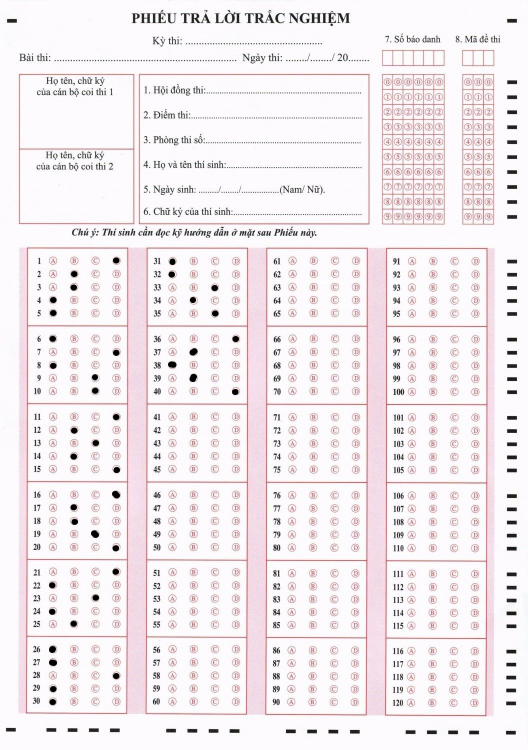
#> input picture student/yen.jpg, 1056 x 1500 px (shown at 1/2 size)
$ python -i test2.py   (imports and definitions only)
#> lines starting #> are read from the running program, lines starting #| are printed output that depends on the picture; after the words box and inside, x2 and y2 are one past the last pixel; in counts of white or black regions, pixels touching at a corner belong together
#> further down, picture is the input picture: shape (1500, 1056, 3); mean B, G, R 237.9, 234.7, 242
import imutils
import numpy as np
import cv2
from math import ceil
from model import CNN_Model
import matplotlib.pyplot as plt
import imutils
#  hàm nhận đầu vào list, mỗi phần tử trong list có dạng [image, (x, y, w, h)] và trả về tọa độ x:
def get_x(s):
    return s[1][0]

#  hàm nhận đầu vào list, mỗi phần tử trong list có dạng [image, (x, y, w, h)] và trả về tọa độ y:
def get_y(s):
    return s[1][1]

#  hàm nhận đầu vào list, mỗi phần tử trong list có dạng [image, (x, y, w, h)] và trả về chiều cao h:
def get_h(s):
    return s[1][3]

# hàm nhận đầu vào là một contour và trả về diện tích của hình chữ nhật bao quanh contour đó :
def get_x_ver1(s):
    s = cv2.boundingRect(s)
    return s[0] * s[1]


def crop_image(img):

    # resize_img = cv2.resize(img, 1056,1500)
    # # convert image from BGR to GRAY to apply canny edge detection algorithm
    gray_img = cv2.cvtColor(img, cv2.COLOR_BGR2GRAY)
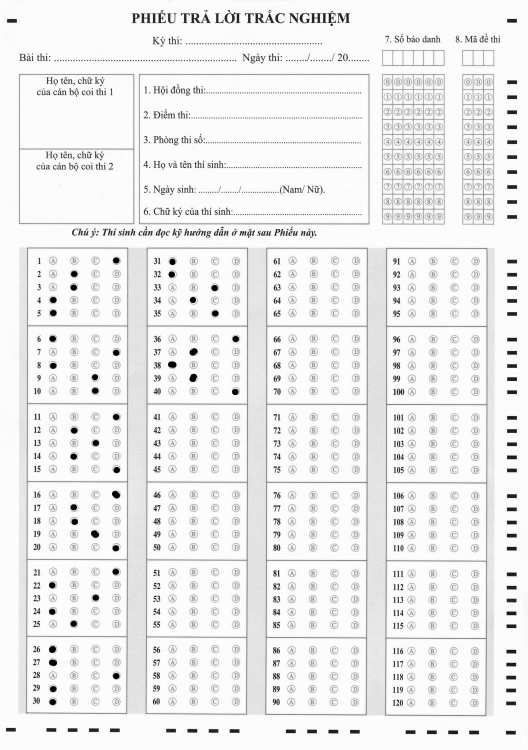
#> gray_img: shape (1500, 1056) (shown at 1/2 size); min 0, max 255, mean 237.3

    # remove noise by blur image
    blurred = cv2.GaussianBlur(gray_img, (5, 5), 0)

    # apply canny edge detection algorithm
    img_canny = cv2.Canny(blurred, 100, 200)
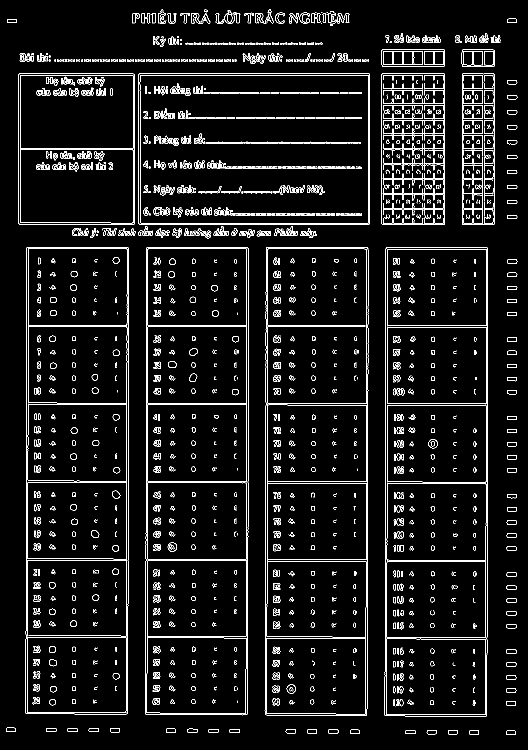
#> img_canny: shape (1500, 1056) (shown at 1/2 size); 5.7% white in thin lines or dots

    # find contours
    cnts = cv2.findContours(img_canny.copy(), cv2.RETR_TREE, cv2.CHAIN_APPROX_SIMPLE)
#> cnts = 3089 contours, 1925 with area under 20; largest, box (x1, y1, x2, y2) and area: (529, 494, 737, 1432) 191048, (529, 494, 737, 1432) 191044, (769, 495, 976, 1433) 191000, (769, 495, 976, 1433) 190994, (290, 494, 497, 1431) 190680
    cnts = imutils.grab_contours(cnts)


    img_with_contours = img.copy()
    cv2.drawContours(img_with_contours, cnts, -1, (0, 255, 0), 2)
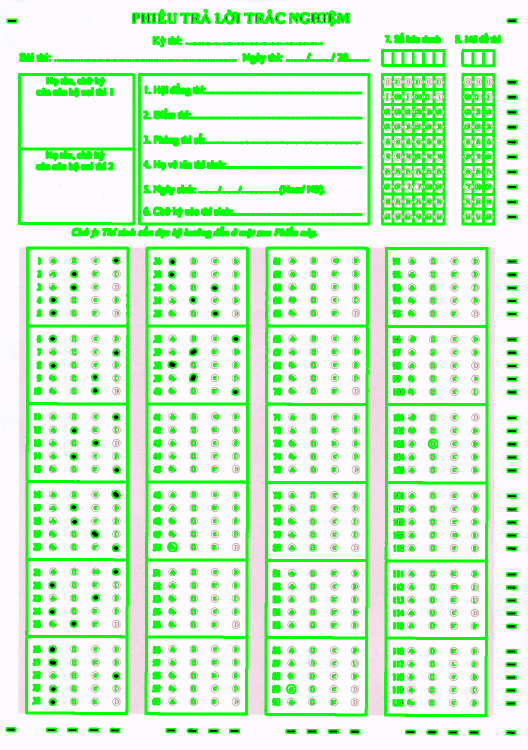
#> img_with_contours: shape (1500, 1056, 3) (shown at 1/2 size); 16.39% of pixels changed, all inside (x1, y1, x2, y2) = (11, 18, 1036, 1471)

    # Hiển thị hình ảnh gốc và hình ảnh với contours
    plt.subplot(121), plt.imshow(cv2.cvtColor(img, cv2.COLOR_BGR2RGB)), plt.title('Original Image')
    plt.subplot(122), plt.imshow(cv2.cvtColor(img_with_contours, cv2.COLOR_BGR2RGB)), plt.title('Image with Contours')
    plt.show()
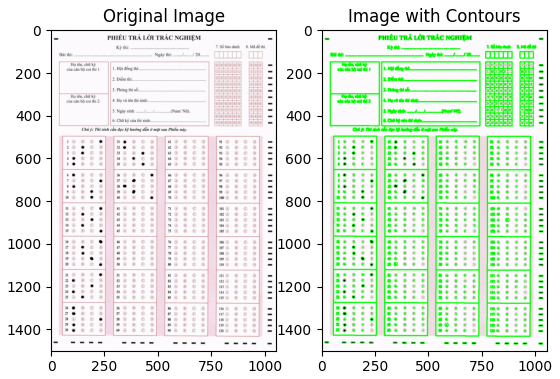
#> figure drawn by matplotlib, 2 panels

    ans_blocks = []
    x_old, y_old, w_old, h_old = 0, 0, 0, 0

    # ensure that at least one contour was found
    if len(cnts) > 0:
        # sort the contours according to their size in descending order
        cnts = sorted(cnts, key=get_x_ver1)
#> in get_x_ver1, `s = cv2.boundingRect(s)`: s = (1012, 1461, 20, 9)

        # loop over the sorted contours
        for i, c in enumerate(cnts):
            x_curr, y_curr, w_curr, h_curr = cv2.boundingRect(c)

            if w_curr * h_curr > 100000:
                # check overlap contours
                check_xy_min = x_curr * y_curr - x_old * y_old
                check_xy_max = (x_curr + w_curr) * (y_curr + h_curr) - (x_old + w_old) * (y_old + h_old)

                # if list answer box is empty
                if len(ans_blocks) == 0:
                    ans_blocks.append(
                        (gray_img[y_curr:y_curr + h_curr, x_curr:x_curr + w_curr], [x_curr, y_curr, w_curr, h_curr]))
                    # update coordinates (x, y) and (height, width) of added contours
                    x_old = x_curr
                    y_old = y_curr
                    w_old = w_curr
                    h_old = h_curr
                elif check_xy_min > 20000 and check_xy_max > 20000:
                    ans_blocks.append(
                        (gray_img[y_curr:y_curr + h_curr, x_curr:x_curr + w_curr], [x_curr, y_curr, w_curr, h_curr]))
                    # update coordinates (x, y) and (height, width) of added contours
                    x_old = x_curr
                    y_old = y_curr
                    w_old = w_curr
                    h_old = h_curr
#> this loop made 3089 passes
#> (x_curr, y_curr, w_curr, h_curr, check_xy_min, check_xy_max, x_old, y_old) on passes 167, 1235, 1932, 2279: (51, 494, 207, 935, 25194, 368682, 51, 494), (290, 494, 207, 937, 118066, 342525, 290, 494), (529, 494, 208, 938, 118066, 344177, 529, 494), (769, 495, 207, 938, 119329, 343224, 769, 495)
#> (x_curr, y_curr, w_curr, h_curr, check_xy_min, check_xy_max) on passes 168, 320, 321, 331, 332, 1236: (51, 494, 207, 935, 0, 0), (277, 147, 463, 303, 15525, -35682), (277, 147, 463, 303, 15525, -35682), (279, 150, 458, 297, 16656, -39243), (279, 150, 458, 297, 16656, -39243), (290, 494, 207, 937, 0, 0)
#> after the loop, ans_blocks = 4 items

        # sort ans_blocks according to x coordinate
        sorted_ans_blocks = sorted(ans_blocks, key=get_x)
#> sorted_ans_blocks = 4 items
        return sorted_ans_blocks


def process_ans_blocks(ans_blocks):
    """
        this function process 2 block answer box and return a list answer has len of 200 bubble choices
        :param ans_blocks: a list which include 2 element, each element has the format of [image, [x, y, w, h]]
    """
    list_answers = []

    # Loop over each block ans in
    for ans_block in ans_blocks:
        ans_block_img = np.array(ans_block[0])

        offset1 = ceil(ans_block_img.shape[0] / 6)
        # Loop over each box in answer block
        for i in range(6):
            box_img = np.array(ans_block_img[i * offset1:(i + 1) * offset1, :])
            height_box = box_img.shape[0]

            box_img = box_img[14:height_box - 14, :]
            offset2 = ceil(box_img.shape[0] / 5)

            # loop over each line in a box
            for j in range(5):
                list_answers.append(box_img[j * offset2:(j + 1) * offset2, :])

    return list_answers


# [4 lines not run here, left out]

>>> import cv2
>>> picture = cv2.imread('student/yen.jpg')
>>> result = crop_image(picture)
#> result = 4 items
